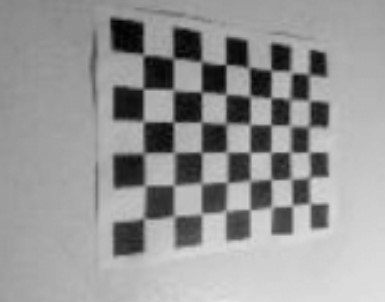
#> input picture CameraCalibration/data1Photos/calib01.jpg, 385 x 302 px; its folder holds only this picture in this run
$ python loadingPhotos.py
#> lines starting #> are read from the running program, lines starting #| are printed output that depends on the picture; after the words box and inside, x2 and y2 are one past the last pixel; in counts of white or black regions, pixels touching at a corner belong together
import numpy as np
import cv2
import glob

printAll = 1
folderPath = 'CameraCalibration/data1Photos/'

# Chess caliber dimensions ()
calibNumW = 8
calibNumH = 6
calibSquareSize = 1


# termination criteria
criteria = (cv2.TERM_CRITERIA_EPS + cv2.TERM_CRITERIA_MAX_ITER, 30, 0.001)

# prepare object points, like (0,0,0), (1,0,0), (2,0,0) ....,(6,5,0)
objp = np.zeros((calibNumW*calibNumH,3), np.float32)
objp[:,:2] = calibSquareSize*np.mgrid[0:calibNumW,0:calibNumH].T.reshape(-1,2)

# Arrays to store object points and image points from all the images.
objpoints = [] # 3d point in real world space
imgpoints = [] # 2d points in image plane.


images = glob.glob(folderPath + '*.jpg')
print(f'Found {len(images)} images.')
if printAll:
    print(images)


for fname in images:
    img = cv2.imread(fname)
#> img is the input picture: shape (302, 385, 3); min 1, max 230, mean 150.9
    gray = cv2.cvtColor(img,cv2.COLOR_BGR2GRAY)

    # Find the chess board corners
    ret, corners = cv2.findChessboardCorners(gray, (calibNumW,calibNumH), None)
#> ret = True; corners = 48 rows, first 8: [143.5, 54.5], [173.5, 58], [202, 61.5], [225.5, 65], [249, 67.5], [271, 70], [291, 72], [309, 74.5]

    # If found, add object points, image points (after refining them)
    if ret == True:
        objpoints.append(objp)

        corners2 = cv2.cornerSubPix(gray,corners,(11,11),(-1,-1),criteria)
#> corners2 = 48 rows, first 8: [143.3, 54.64], [173.2, 58.39], [201.4, 61.59], [225.9, 64.49], [248.6, 67.27], [271.1, 70.51], [290.9, 72.17], [308.7, 74.35]
        imgpoints.append(corners2)

        # Draw and display the corners
        img = cv2.drawChessboardCorners(img, (calibNumW,calibNumH), corners2,ret)
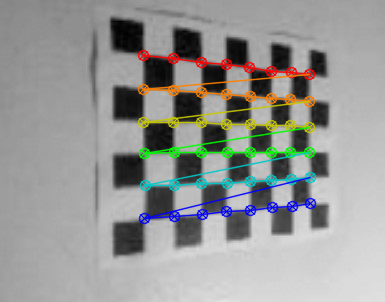
#> img: shape (302, 385, 3); 7.83% of pixels changed, all inside (x1, y1, x2, y2) = (137, 49, 317, 225)
        cv2.imshow('img',img)
        cv2.waitKey(3000)

cv2.destroyAllWindows()

$ run again, on CameraCalibration/data1Photos/calib03.jpg
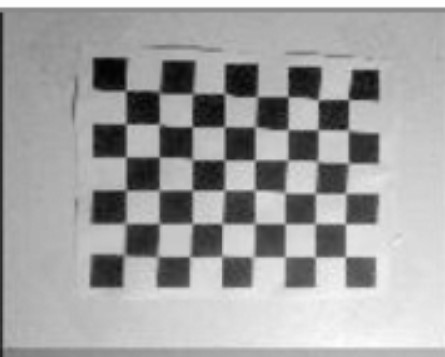
#> input picture CameraCalibration/data1Photos/calib03.jpg, 445 x 357 px
#> img is the input picture: shape (357, 445, 3); min 2, max 255, mean 161.9
#> ret = True; corners = 48 rows, first 8: [123.5, 92.91], [159, 91.5], [190.8, 95.27], [222.2, 91.58], [257, 96.5], [288, 96.5], [318, 100], [347.4, 97.45]
#> corners2 = 48 rows, first 8: [125.7, 90.46], [159.1, 92.5], [192.6, 93.79], [224.5, 93.26], [257, 96.66], [288.1, 96.78], [317.9, 100.1], [348.3, 99.48]
#> `img = cv2.drawChessboardCorners(img, (calibNumW,calibNumH), corners2,r..`:
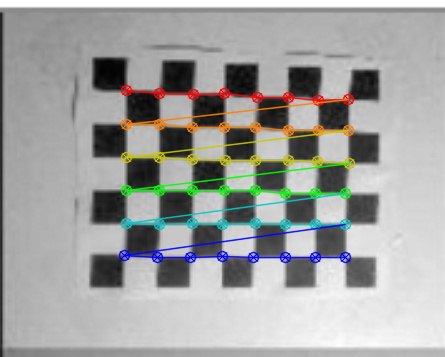
#> img: shape (357, 445, 3); 6.87% of pixels changed, all inside (x1, y1, x2, y2) = (118, 84, 356, 264)
